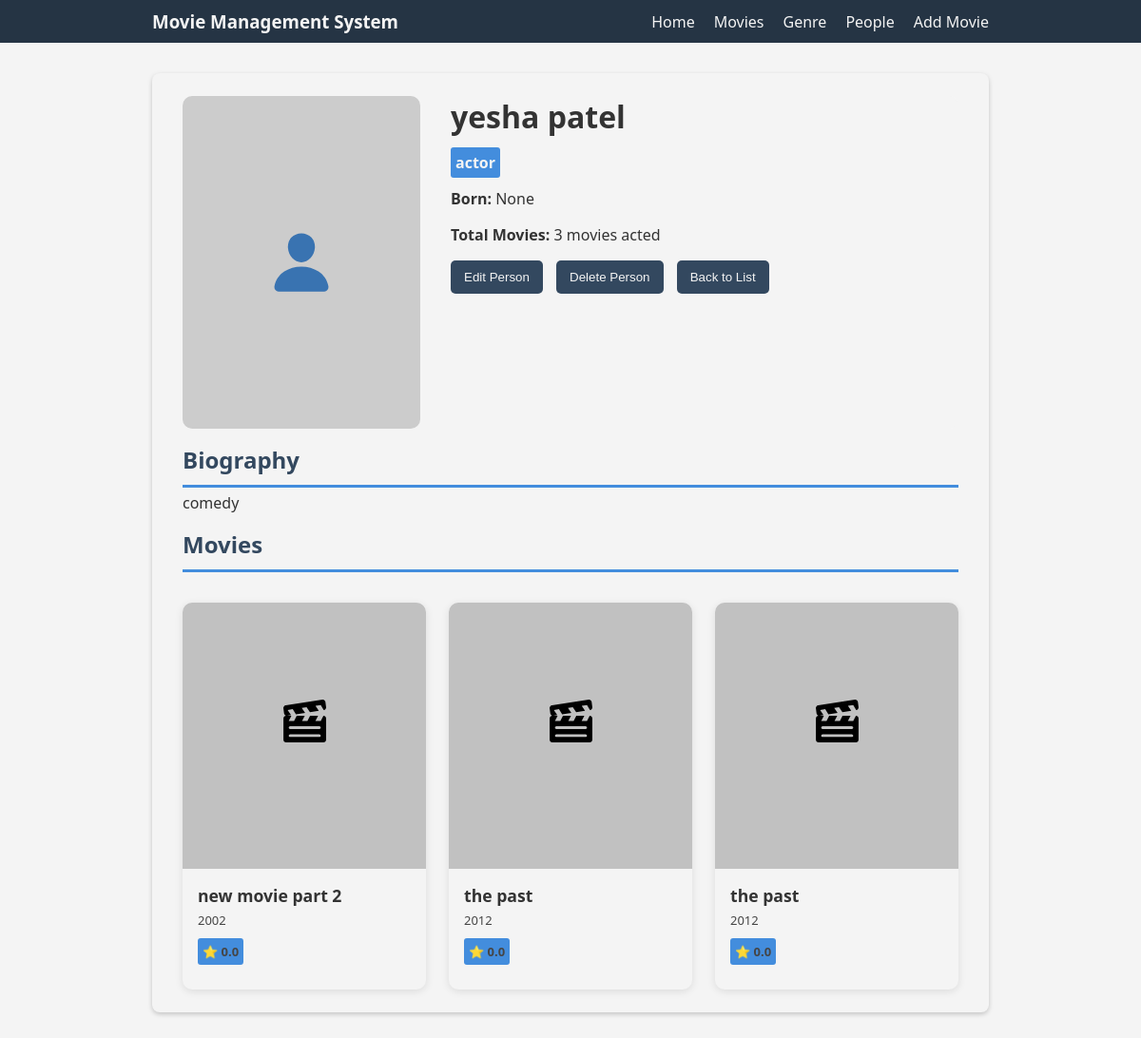
The app's page /movies/personDetailpage/3/, older data.
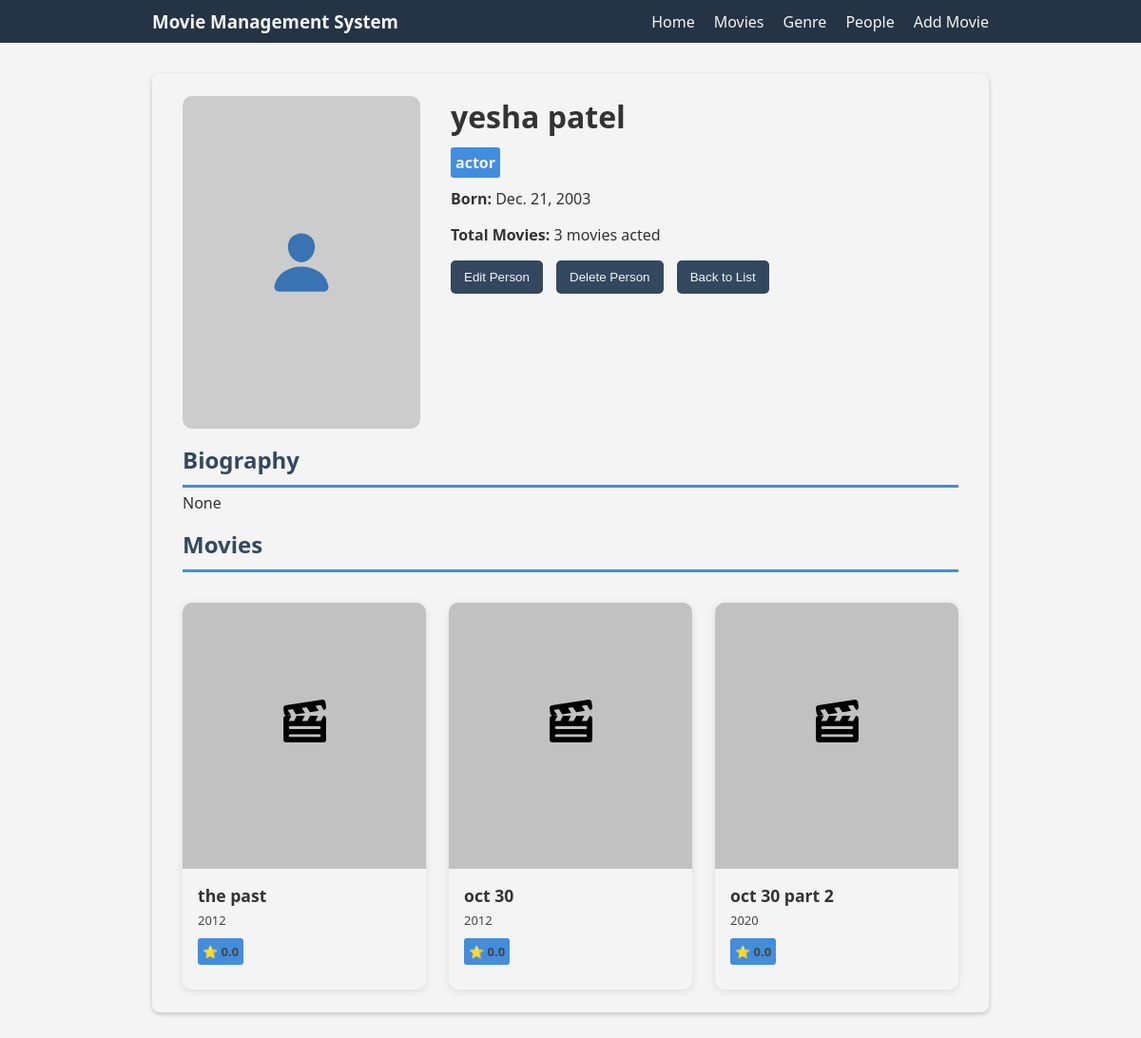
The same page, newer data.
### movies/models.py (models this page shows, shortened)
class Person(models.Model):
    class Role(models.TextChoices):
        ACTOR = 'actor', 'Actor'
        DIRECTOR = 'director', 'Director'
        WRITER = 'writer', 'Writer'
    person_name = models.CharField(max_length=100)
    role_type = models.CharField(max_length=10, choices=Role.choices)
    bio = models.TextField(null=True, blank=True)
    birth_date = models.DateField(null=True, blank=True)
    profile_photo = models.ImageField(upload_to='posters/', blank=True, null=True)

class MovieCast(models.Model):
    movie_name = models.ForeignKey(Movie, on_delete=models.CASCADE)
    person = models.ForeignKey(Person, on_delete=models.CASCADE, limit_choices_to={'role_type': 'actor'})
    character_name = models.CharField(max_length=100)
    class Meta:
        unique_together = (('movie_name', 'person'),)

class Movie(models.Model):
    title = models.CharField(max_length=200)
    description = models.TextField(default=None)
    release_year = models.PositiveIntegerField(null=True)
    duration = models.PositiveIntegerField()
    poster = models.ImageField(upload_to='posters/', null=True, blank=True)
    rating = models.FloatField(default=0.0)
    genre = models.ForeignKey(Genre, on_delete=models.SET_NULL, null=True)
    director = models.ForeignKey(Person, on_delete=models.SET_NULL, null=True, limit_choices_to={'role_type': 'director'}, related_name='directed_movies')
    created_at = models.DateTimeField(auto_now_add=True)
    genre = models.ForeignKey(Genre, on_delete=models.CASCADE, related_name='movies')

### movies/views.py (the view)
# urls.py: path('personDetailpage/<int:person_id>/', views.PersonDetailView.as_view(), name='personDetail'),
class PersonDetailView(TemplateView):
    template_name = 'movies/personDetail.html'
    def get(self, request, person_id, *args, **kwargs):
        person = get_object_or_404(Person, id=person_id)
        directed_movies = person.directed_movies.all()
        acted_movie_casts = MovieCast.objects.filter(person=person).select_related('movie_name')
        context = {
            'person': person,
            'directed_movies': directed_movies,
            'acted_movie_casts': acted_movie_casts,
        }
        return render(request, self.template_name, context)

### movies/templates/movies/personDetail.html (shortened to what this page needs)
{% extends "movies/base.html" %}
{% block content %}
<div class="person-detail-container">
    <div class="person-detail-container-box">
        <div class="person-detail">
            <div class="person-profile">
            </div>
            <div class="person-main">
                <h1>{{ person.person_name }}</h1>
                <span>{{ person.role_type }}</span>
                <p><strong>Born:</strong> {{ person.birth_date }}</p>
                <p><strong>Total Movies:</strong>{% if acted_movie_casts %} {{ person.moviecast_set.count }} movies acted {% else %} {{ person.directed_movies.count }} movies directed{% endif %} </p>
                <div class="person-action">
                    <button><a href="{% url 'movies:editpeople' person.id %}">Edit Person</a></button>
                    <button><a href="{% url 'movies:deletepeople' pk=person.id %}">Delete Person</a></button>
                    <button><a href="{% url 'movies:people' %}">Back to List</a></button>
                </div>
            </div>
        </div>
        <div class="bio">
            <h2 class="block-title">Biography</h2>
            <p>{{ person.bio }}</p>
        </div>
        <div class="movie-detail-block">
            <h2 class="block-title">Movies</h2>
            {% if acted_movie_casts %}
            <div class="movie-block">
                {% for cast_item in acted_movie_casts %}
                    <a href="{% url 'movies:movieDetail' cast_item.movie_name.id %}">
                        <div class="movie-card">
                            <div class="movie-poster">
                            </div>
                            <div class="movie-info">
                                <h3>{{ cast_item.movie_name.title }}</h3>
                                <p>{{ cast_item.movie_name.release_year }}</p>
                                <span>
                                    <p>⭐ {{ cast_item.movie_name.rating }}</p>
                                </span>
                            </div>
                        </div>
                    </a>
                {% endfor %}
            </div>
            {% endif %}
        </div>
    </div>
</div>
<br><br><br><br><br>
{% endblock content %}

Row changes from the older to the newer data that the page shows:
removed MovieCast: movie_name "new movie part 2", movie_name.release_year "2002", movie_name.rating "0.0"
removed MovieCast: movie_name "the past", movie_name.release_year "2012", movie_name.rating "0.0"
changed Person "yesha patel": birth_date "None" → "Dec. 21, 2003"; bio "comedy" → "None"
added MovieCast: movie_name "oct 30", movie_name.release_year "2012", movie_name.rating "0.0"
added MovieCast: movie_name "oct 30 part 2", movie_name.release_year "2020", movie_name.rating "0.0"
